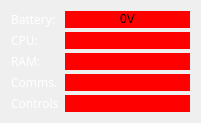
   <widget class="QWidget" name="formLayoutWidget">
    <property name="geometry">
     <rect>
      <x>500</x>
      <y>50</y>
      <width>201</width>
      <height>121</height>
     </rect>
    </property>
    <layout class="QFormLayout" name="stats_formLayout">
     <property name="verticalSpacing">
      <number>4</number>
     </property>
     <item row="0" column="0">
      <widget class="QLabel" name="battery_Label">
       <property name="font">
        <font>
         <family>Manrope</family>
        </font>
       </property>
       <property name="styleSheet">
        <string notr="true">color:white</string>
       </property>
       <property name="text">
        <string>Battery:</string>
       </property>
      </widget>
     </item>
     <item row="0" column="1">
      <widget class="QProgressBar" name="battery_progressBar">
       <property name="sizePolicy">
        <sizepolicy hsizetype="Expanding" vsizetype="Expanding">
         <horstretch>0</horstretch>
         <verstretch>0</verstretch>
        </sizepolicy>
       </property>
       <property name="styleSheet">
        <string notr="true">QProgressBar::chunk { background: red; }</string>
       </property>
       <property name="value">
        <number>100</number>
       </property>
       <property name="alignment">
        <set>Qt::AlignmentFlag::AlignCenter</set>
       </property>
       <property name="format">
        <string>0V</string>
       </property>
      </widget>
     </item>
     <item row="1" column="0">
      <widget class="QLabel" name="cpu_Label">
       <property name="font">
        <font>
         <family>Manrope</family>
        </font>
       </property>
       <property name="styleSheet">
        <string notr="true">color:white</string>
       </property>
       <property name="text">
        <string>CPU:</string>
       </property>
      </widget>
     </item>
     <item row="1" column="1">
      <widget class="QProgressBar" name="cpu_progressBar">
       <property name="sizePolicy">
        <sizepolicy hsizetype="Expanding" vsizetype="Expanding">
         <horstretch>0</horstretch>
         <verstretch>0</verstretch>
        </sizepolicy>
       </property>
       <property name="styleSheet">
        <string notr="true">QProgressBar::chunk { background: red; }</string>
       </property>
       <property name="value">
        <number>100</number>
       </property>
       <property name="format">
        <string/>
       </property>
      </widget>
     </item>
     <item row="2" column="0">
      <widget class="QLabel" name="ram_Label">
       <property name="font">
        <font>
         <family>Manrope</family>
        </font>
       </property>
       <property name="styleSheet">
        <string notr="true">color:white</string>
       </property>
       <property name="text">
        <string>RAM:</string>
       </property>
      </widget>
     </item>
     <item row="3" column="0">
      <widget class="QLabel" name="communications_Label">
       <property name="font">
        <font>
         <family>Manrope</family>
        </font>
       </property>
       <property name="styleSheet">
        <string notr="true">color:white</string>
       </property>
       <property name="text">
        <string>Comms.</string>
       </property>
      </widget>
     </item>
     <item row="3" column="1">
      <widget class="QWidget" name="communications_widget" native="true">
       <property name="sizePolicy">
        <sizepolicy hsizetype="Expanding" vsizetype="Expanding">
         <horstretch>0</horstretch>
         <verstretch>0</verstretch>
        </sizepolicy>
       </property>
       <property name="styleSheet">
        <string notr="true">background-color:red</string>
       </property>
      </widget>
     </item>
     <item row="4" column="0">
      <widget class="QLabel" name="controls_Label">
       <property name="font">
        <font>
         <family>Manrope</family>
        </font>
       </property>
       <property name="styleSheet">
        <string notr="true">color:white</string>
       </property>
       <property name="text">
        <string>Controls</string>
       </property>
      </widget>
     </item>
     <item row="4" column="1">
      <widget class="QWidget" name="controls_widget" native="true">
       <property name="sizePolicy">
        <sizepolicy hsizetype="Expanding" vsizetype="Expanding">
         <horstretch>0</horstretch>
         <verstretch>0</verstretch>
        </sizepolicy>
       </property>
       <property name="styleSheet">
        <string notr="true">background-color:red</string>
       </property>
      </widget>
     </item>
     <item row="2" column="1">
      <widget class="QProgressBar" name="ram_progressBar">
       <property name="sizePolicy">
        <sizepolicy hsizetype="Expanding" vsizetype="Expanding">
         <horstretch>0</horstretch>
         <verstretch>0</verstretch>
        </sizepolicy>
       </property>
       <property name="styleSheet">
        <string notr="true">QProgressBar::chunk { background: red; }</string>
       </property>
       <property name="value">
        <number>100</number>
       </property>
       <property name="format">
        <string/>
       </property>
      </widget>
     </item>
    </layout>
   </widget>
